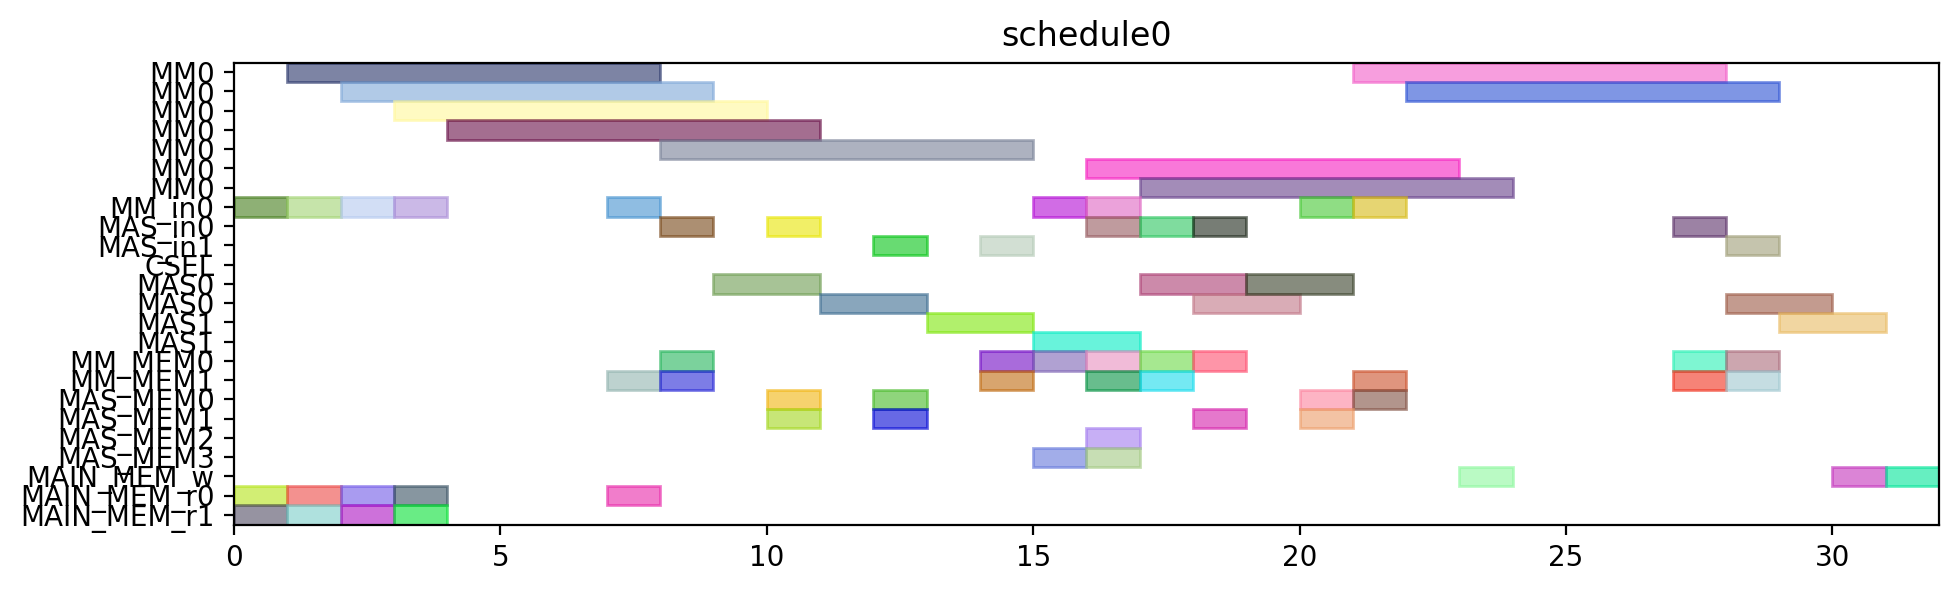

Here is the Python script that generated this plot:
from pyschedule import Scenario, solvers, plotters, alt


def solve():
	horizon = 120
	S = Scenario("schedule0", horizon=horizon)

	# resource
	MM = S.Resources('MM', num=1, size=7)
	MM_in = S.Resources('MM_in', num=1)
	MAS_in = S.Resources('MAS_in', num=2)
	CSEL = S.Resource('CSEL')
	MAS = S.Resources('MAS', num=2, size=2, periods=range(1, horizon))
	MM_MEM = S.Resources('MM_MEM', num=2)
	MAS_MEM = S.Resources('MAS_MEM', num=4)
	MAIN_MEM_w = S.Resource('MAIN_MEM_w', size=1)
	MAIN_MEM_r = S.Resources('MAIN_MEM_r', num=2)

	# result of previous scheduling

	# new tasks
	t0 = S.Task('t0', length=7, delay_cost=1)
	t0 += alt(MM)
	t0_in = S.Task('t0_in', length=1, delay_cost=1)
	t0_in += alt(MM_in)
	S += t0_in*MM_in[0]<=t0*MM[0]
	t0_mem0 = S.Task('t0_mem0', length=1, delay_cost=1)
	t0_mem0 += MAIN_MEM_r[0]
	S += t0_mem0 <= t0

	t0_mem1 = S.Task('t0_mem1', length=1, delay_cost=1)
	t0_mem1 += MAIN_MEM_r[1]
	S += t0_mem1 <= t0

	t3 = S.Task('t3', length=7, delay_cost=1)
	t3 += alt(MM)
	t3_in = S.Task('t3_in', length=1, delay_cost=1)
	t3_in += alt(MM_in)
	S += t3_in*MM_in[0]<=t3*MM[0]
	t3_mem0 = S.Task('t3_mem0', length=1, delay_cost=1)
	t3_mem0 += MAIN_MEM_r[0]
	S += t3_mem0 <= t3

	t3_mem1 = S.Task('t3_mem1', length=1, delay_cost=1)
	t3_mem1 += MAIN_MEM_r[1]
	S += t3_mem1 <= t3

	t1 = S.Task('t1', length=7, delay_cost=1)
	t1 += alt(MM)
	t1_in = S.Task('t1_in', length=1, delay_cost=1)
	t1_in += alt(MM_in)
	S += t1_in*MM_in[0]<=t1*MM[0]
	t1_mem0 = S.Task('t1_mem0', length=1, delay_cost=1)
	t1_mem0 += MAIN_MEM_r[0]
	S += t1_mem0 <= t1

	t1_mem1 = S.Task('t1_mem1', length=1, delay_cost=1)
	t1_mem1 += MAIN_MEM_r[1]
	S += t1_mem1 <= t1

	t2 = S.Task('t2', length=7, delay_cost=1)
	t2 += alt(MM)
	t2_in = S.Task('t2_in', length=1, delay_cost=1)
	t2_in += alt(MM_in)
	S += t2_in*MM_in[0]<=t2*MM[0]
	t2_mem0 = S.Task('t2_mem0', length=1, delay_cost=1)
	t2_mem0 += MAIN_MEM_r[0]
	S += t2_mem0 <= t2

	t2_mem1 = S.Task('t2_mem1', length=1, delay_cost=1)
	t2_mem1 += MAIN_MEM_r[1]
	S += t2_mem1 <= t2

	t4 = S.Task('t4', length=7, delay_cost=1)
	t4 += alt(MM)
	t4_in = S.Task('t4_in', length=1, delay_cost=1)
	t4_in += alt(MM_in)
	S += t4_in*MM_in[0]<=t4*MM[0]
	t4_mem0 = S.Task('t4_mem0', length=1, delay_cost=1)
	t4_mem0 += MAIN_MEM_r[0]
	S += t4_mem0 <= t4

	t4_mem1 = S.Task('t4_mem1', length=1, delay_cost=1)
	t4_mem1 += alt(MM_MEM)
	S += (t2*MM[0])-1 < t4_mem1*MM_MEM[1]
	S += t4_mem1 <= t4

	t5 = S.Task('t5', length=2, delay_cost=1)
	t5 += alt(MAS)
	t5_in = S.Task('t5_in', length=1, delay_cost=1)
	t5_in += alt(MAS_in)
	S += t5_in*MAS_in[0]<=t5*MAS[0]

	S += t5_in*MAS_in[1]<=t5*MAS[1]

	t5_mem0 = S.Task('t5_mem0', length=1, delay_cost=1)
	t5_mem0 += alt(MM_MEM)
	S += (t0*MM[0])-1 < t5_mem0*MM_MEM[0]
	S += t5_mem0 <= t5

	t5_mem1 = S.Task('t5_mem1', length=1, delay_cost=1)
	t5_mem1 += alt(MM_MEM)
	S += (t0*MM[0])-1 < t5_mem1*MM_MEM[1]
	S += t5_mem1 <= t5

	t6 = S.Task('t6', length=2, delay_cost=1)
	t6 += alt(MAS)
	t6_in = S.Task('t6_in', length=1, delay_cost=1)
	t6_in += alt(MAS_in)
	S += t6_in*MAS_in[0]<=t6*MAS[0]

	S += t6_in*MAS_in[1]<=t6*MAS[1]

	t6_mem0 = S.Task('t6_mem0', length=1, delay_cost=1)
	t6_mem0 += alt(MAS_MEM)
	S += (t5*MAS[0])-1 < t6_mem0*MAS_MEM[0]
	S += (t5*MAS[1])-1 < t6_mem0*MAS_MEM[2]
	S += t6_mem0 <= t6

	t6_mem1 = S.Task('t6_mem1', length=1, delay_cost=1)
	t6_mem1 += alt(MAS_MEM)
	S += (t5*MAS[0])-1 < t6_mem1*MAS_MEM[1]
	S += (t5*MAS[1])-1 < t6_mem1*MAS_MEM[3]
	S += t6_mem1 <= t6

	t9 = S.Task('t9', length=2, delay_cost=1)
	t9 += alt(MAS)
	t9_in = S.Task('t9_in', length=1, delay_cost=1)
	t9_in += alt(MAS_in)
	S += t9_in*MAS_in[0]<=t9*MAS[0]

	S += t9_in*MAS_in[1]<=t9*MAS[1]

	t9_mem0 = S.Task('t9_mem0', length=1, delay_cost=1)
	t9_mem0 += alt(MM_MEM)
	S += (t0*MM[0])-1 < t9_mem0*MM_MEM[0]
	S += t9_mem0 <= t9

	t9_mem1 = S.Task('t9_mem1', length=1, delay_cost=1)
	t9_mem1 += alt(MM_MEM)
	S += (t4*MM[0])-1 < t9_mem1*MM_MEM[1]
	S += t9_mem1 <= t9

	t10 = S.Task('t10', length=2, delay_cost=1)
	t10 += alt(MAS)
	t10_in = S.Task('t10_in', length=1, delay_cost=1)
	t10_in += alt(MAS_in)
	S += t10_in*MAS_in[0]<=t10*MAS[0]

	S += t10_in*MAS_in[1]<=t10*MAS[1]

	t10_mem0 = S.Task('t10_mem0', length=1, delay_cost=1)
	t10_mem0 += alt(MM_MEM)
	S += (t4*MM[0])-1 < t10_mem0*MM_MEM[0]
	S += t10_mem0 <= t10

	t10_mem1 = S.Task('t10_mem1', length=1, delay_cost=1)
	t10_mem1 += alt(MM_MEM)
	S += (t4*MM[0])-1 < t10_mem1*MM_MEM[1]
	S += t10_mem1 <= t10

	t7 = S.Task('t7', length=2, delay_cost=1)
	t7 += alt(MAS)
	t7_in = S.Task('t7_in', length=1, delay_cost=1)
	t7_in += alt(MAS_in)
	S += t7_in*MAS_in[0]<=t7*MAS[0]

	S += t7_in*MAS_in[1]<=t7*MAS[1]

	t7_mem0 = S.Task('t7_mem0', length=1, delay_cost=1)
	t7_mem0 += alt(MAS_MEM)
	S += (t6*MAS[0])-1 < t7_mem0*MAS_MEM[0]
	S += (t6*MAS[1])-1 < t7_mem0*MAS_MEM[2]
	S += t7_mem0 <= t7

	t7_mem1 = S.Task('t7_mem1', length=1, delay_cost=1)
	t7_mem1 += alt(MAS_MEM)
	S += (t6*MAS[0])-1 < t7_mem1*MAS_MEM[1]
	S += (t6*MAS[1])-1 < t7_mem1*MAS_MEM[3]
	S += t7_mem1 <= t7

	t11 = S.Task('t11', length=2, delay_cost=1)
	t11 += alt(MAS)
	t11_in = S.Task('t11_in', length=1, delay_cost=1)
	t11_in += alt(MAS_in)
	S += t11_in*MAS_in[0]<=t11*MAS[0]

	S += t11_in*MAS_in[1]<=t11*MAS[1]

	t11_mem0 = S.Task('t11_mem0', length=1, delay_cost=1)
	t11_mem0 += alt(MAS_MEM)
	S += (t10*MAS[0])-1 < t11_mem0*MAS_MEM[0]
	S += (t10*MAS[1])-1 < t11_mem0*MAS_MEM[2]
	S += t11_mem0 <= t11

	t11_mem1 = S.Task('t11_mem1', length=1, delay_cost=1)
	t11_mem1 += alt(MM_MEM)
	S += (t4*MM[0])-1 < t11_mem1*MM_MEM[1]
	S += t11_mem1 <= t11

	t8 = S.Task('t8', length=7, delay_cost=1)
	t8 += alt(MM)
	t8_in = S.Task('t8_in', length=1, delay_cost=1)
	t8_in += alt(MM_in)
	S += t8_in*MM_in[0]<=t8*MM[0]
	t8_mem0 = S.Task('t8_mem0', length=1, delay_cost=1)
	t8_mem0 += alt(MM_MEM)
	S += (t4*MM[0])-1 < t8_mem0*MM_MEM[0]
	S += t8_mem0 <= t8

	t8_mem1 = S.Task('t8_mem1', length=1, delay_cost=1)
	t8_mem1 += alt(MAS_MEM)
	S += (t7*MAS[0])-1 < t8_mem1*MAS_MEM[1]
	S += (t7*MAS[1])-1 < t8_mem1*MAS_MEM[3]
	S += t8_mem1 <= t8

	new_PZ = S.Task('new_PZ', length=7, delay_cost=1)
	new_PZ += alt(MM)
	new_PZ_in = S.Task('new_PZ_in', length=1, delay_cost=1)
	new_PZ_in += alt(MM_in)
	S += new_PZ_in*MM_in[0]<=new_PZ*MM[0]
	S += 0<new_PZ

	new_PZ_w = S.Task('new_PZ_w', length=1, delay_cost=1)
	new_PZ_w += alt(MAIN_MEM_w)
	S += new_PZ <= new_PZ_w

	new_PZ_mem0 = S.Task('new_PZ_mem0', length=1, delay_cost=1)
	new_PZ_mem0 += alt(MM_MEM)
	S += (t1*MM[0])-1 < new_PZ_mem0*MM_MEM[0]
	S += new_PZ_mem0 <= new_PZ

	new_PZ_mem1 = S.Task('new_PZ_mem1', length=1, delay_cost=1)
	new_PZ_mem1 += alt(MAS_MEM)
	S += (t7*MAS[0])-1 < new_PZ_mem1*MAS_MEM[1]
	S += (t7*MAS[1])-1 < new_PZ_mem1*MAS_MEM[3]
	S += new_PZ_mem1 <= new_PZ

	t12 = S.Task('t12', length=2, delay_cost=1)
	t12 += alt(MAS)
	t12_in = S.Task('t12_in', length=1, delay_cost=1)
	t12_in += alt(MAS_in)
	S += t12_in*MAS_in[0]<=t12*MAS[0]

	S += t12_in*MAS_in[1]<=t12*MAS[1]

	t12_mem0 = S.Task('t12_mem0', length=1, delay_cost=1)
	t12_mem0 += alt(MM_MEM)
	S += (t0*MM[0])-1 < t12_mem0*MM_MEM[0]
	S += t12_mem0 <= t12

	t12_mem1 = S.Task('t12_mem1', length=1, delay_cost=1)
	t12_mem1 += alt(MAS_MEM)
	S += (t11*MAS[0])-1 < t12_mem1*MAS_MEM[1]
	S += (t11*MAS[1])-1 < t12_mem1*MAS_MEM[3]
	S += t12_mem1 <= t12

	t13 = S.Task('t13', length=7, delay_cost=1)
	t13 += alt(MM)
	t13_in = S.Task('t13_in', length=1, delay_cost=1)
	t13_in += alt(MM_in)
	S += t13_in*MM_in[0]<=t13*MM[0]
	t13_mem0 = S.Task('t13_mem0', length=1, delay_cost=1)
	t13_mem0 += alt(MAS_MEM)
	S += (t12*MAS[0])-1 < t13_mem0*MAS_MEM[0]
	S += (t12*MAS[1])-1 < t13_mem0*MAS_MEM[2]
	S += t13_mem0 <= t13

	t13_mem1 = S.Task('t13_mem1', length=1, delay_cost=1)
	t13_mem1 += alt(MAS_MEM)
	S += (t9*MAS[0])-1 < t13_mem1*MAS_MEM[1]
	S += (t9*MAS[1])-1 < t13_mem1*MAS_MEM[3]
	S += t13_mem1 <= t13

	t14 = S.Task('t14', length=7, delay_cost=1)
	t14 += alt(MM)
	t14_in = S.Task('t14_in', length=1, delay_cost=1)
	t14_in += alt(MM_in)
	S += t14_in*MM_in[0]<=t14*MM[0]
	t14_mem0 = S.Task('t14_mem0', length=1, delay_cost=1)
	t14_mem0 += alt(MAS_MEM)
	S += (t12*MAS[0])-1 < t14_mem0*MAS_MEM[0]
	S += (t12*MAS[1])-1 < t14_mem0*MAS_MEM[2]
	S += t14_mem0 <= t14

	t14_mem1 = S.Task('t14_mem1', length=1, delay_cost=1)
	t14_mem1 += alt(MM_MEM)
	S += (t3*MM[0])-1 < t14_mem1*MM_MEM[1]
	S += t14_mem1 <= t14

	new_PY = S.Task('new_PY', length=2, delay_cost=1)
	new_PY += alt(MAS)
	new_PY_in = S.Task('new_PY_in', length=1, delay_cost=1)
	new_PY_in += alt(MAS_in)
	S += new_PY_in*MAS_in[0]<=new_PY*MAS[0]

	S += new_PY_in*MAS_in[1]<=new_PY*MAS[1]

	S += 0<new_PY

	new_PY_w = S.Task('new_PY_w', length=1, delay_cost=1)
	new_PY_w += alt(MAIN_MEM_w)
	S += new_PY <= new_PY_w

	new_PY_mem0 = S.Task('new_PY_mem0', length=1, delay_cost=1)
	new_PY_mem0 += alt(MM_MEM)
	S += (t8*MM[0])-1 < new_PY_mem0*MM_MEM[0]
	S += new_PY_mem0 <= new_PY

	new_PY_mem1 = S.Task('new_PY_mem1', length=1, delay_cost=1)
	new_PY_mem1 += alt(MM_MEM)
	S += (t13*MM[0])-1 < new_PY_mem1*MM_MEM[1]
	S += new_PY_mem1 <= new_PY

	new_PX = S.Task('new_PX', length=2, delay_cost=1)
	new_PX += alt(MAS)
	new_PX_in = S.Task('new_PX_in', length=1, delay_cost=1)
	new_PX_in += alt(MAS_in)
	S += new_PX_in*MAS_in[0]<=new_PX*MAS[0]

	S += new_PX_in*MAS_in[1]<=new_PX*MAS[1]

	S += 0<new_PX

	new_PX_w = S.Task('new_PX_w', length=1, delay_cost=1)
	new_PX_w += alt(MAIN_MEM_w)
	S += new_PX <= new_PX_w

	new_PX_mem0 = S.Task('new_PX_mem0', length=1, delay_cost=1)
	new_PX_mem0 += alt(MM_MEM)
	S += (t14*MM[0])-1 < new_PX_mem0*MM_MEM[0]
	S += new_PX_mem0 <= new_PX

	new_PX_mem1 = S.Task('new_PX_mem1', length=1, delay_cost=1)
	new_PX_mem1 += alt(MM_MEM)
	S += (t14*MM[0])-1 < new_PX_mem1*MM_MEM[1]
	S += new_PX_mem1 <= new_PX

	solvers.mip.solve(S,msg=1,kind='CPLEX',ratio_gap=1.01)

	solution = [['hoge']*len(S.solution()[1]) for i in range(len(S.solution()))]
	for i in range(len(S.solution())):
		for j in range(len(S.solution()[i])):
			solution[i][j]=str(S.solution()[i][j])
	print(solution)

	cycles = int(solution[-1][3])

	pic_file_name = "/mnt/rose/usr1/fukuda/ABE/multiRAM_multiMAS_16mux/scheduling_result/stage7MM1_stage2MAS2/EP_DBL_A_0/schedule0.png"
	if(S.solution() != []):
		plotters.matplotlib.plot(S,img_filename=pic_file_name, show_task_labels=False, fig_size=(cycles*0.25+3, 3))

	return solution
